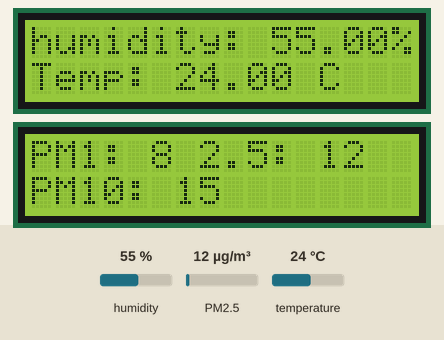
Simulated run of this sketch. Board: Arduino Uno, built with avr-gcc and run on an emulated ATmega328P. On the bench: 2 × 16×2 character LCD. The inputs (shaded band) are chosen by the test bench; at power-on: humidity 55 %, PM2.5 12 µg/m³, temperature 24 °C. What the sketch prints to the serial monitor is not drawn.

Above: at 1.7 s.
1.8 s: humidity set to 22 %
At 4.6 s:
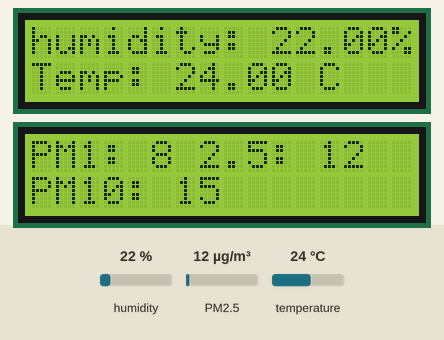
5.6 s: PM2.5 set to 6 µg/m³
At 6.7 s:
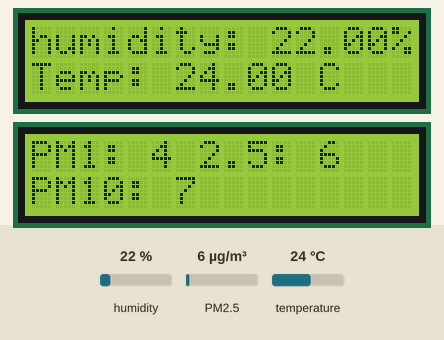
7.7 s: temperature set to 12 °C
At 10.4 s:
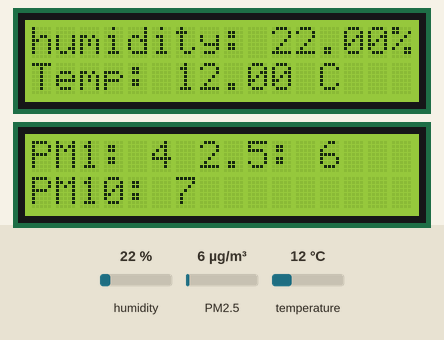
11.6 s: PM2.5 set to 75 µg/m³
At 12.8 s:
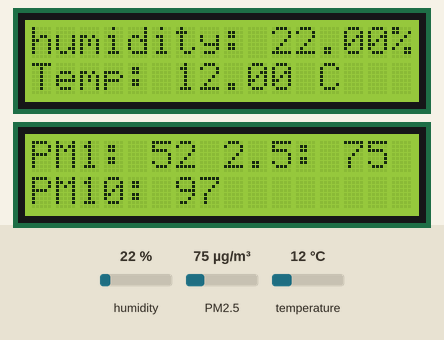
13.7 s: humidity set to 40 %
At 17.3 s:
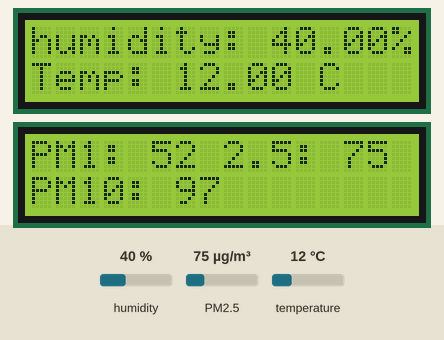
17.6 s: PM2.5 set to 150 µg/m³
At 18.7 s:
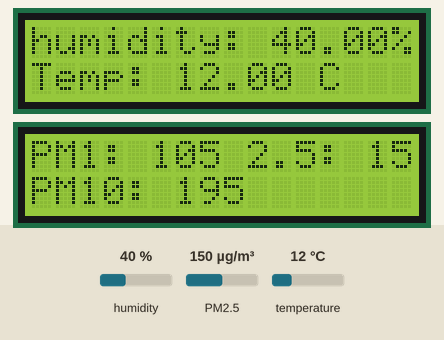
Timing chart, 0 to 20.6 s (numbered marks = the images above; inputs shaded):
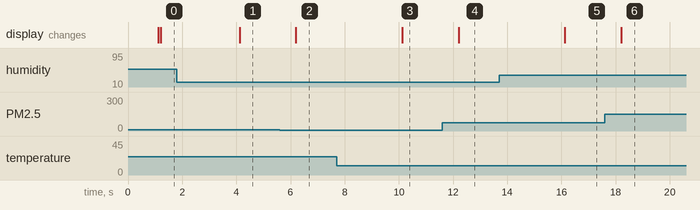

The sketch:

pms_version_3.ino
```cpp
#include <LiquidCrystal_I2C.h>
#include "DHT.h"
#include "PMS.h"

LiquidCrystal_I2C lcd1(0x26, 16, 2);
LiquidCrystal_I2C lcd2(0x27, 16, 2);

PMS pms(Serial);
PMS::DATA data;
DHT dht;

float humidity;
float temperature;

void setup() {
  Serial.begin(9600);

  lcd1.begin();
  lcd1.backlight();
  lcd2.begin();
  lcd2.backlight();

  dht.setup(2); // data pin 2
}

void loop() {
  if (pms.read(data)) {
    humidity = dht.getHumidity(); // ดึงค่าความชื้น
    temperature = dht.getTemperature(); // ดึงค่าอุณหภูมิ
    log();
    LCD1(); // สั่งให้ไปทำงานในฟังก์ชั่น LCD1
    LCD2(); // สั่งให้ไปทำงานในฟังก์ชั่น LCD2
  }
}

void LCD1() {
  if (!isnan(humidity) || !isnan(temperature)){
  lcd1.begin();
  lcd1.clear();

  lcd1.setCursor(0, 0);
  lcd1.print("humidity: " + String(humidity) + "%");

  lcd1.setCursor(0, 1);
  lcd1.print("Temp: " + String(temperature) + " C");
  }
}

void LCD2() {
  lcd2.begin();
  Serial.println();
  lcd2.clear();

  lcd2.setCursor(0, 0);
  lcd2.print(String("PM1: ") + String(data.PM_AE_UG_1_0) +  String(" 2.5: ") + String(data.PM_AE_UG_2_5));

  lcd2.setCursor(0, 1);
  lcd2.print(String("PM10: ") + String(data.PM_AE_UG_10_0));
}

void log() {
  Serial.print(dht.getStatusString());
  Serial.print("\t");
  Serial.print(humidity, 1);
  Serial.print("\t\t");
  Serial.print(temperature, 1);
  Serial.print("\t\t");
  Serial.println(dht.toFahrenheit(temperature), 1);

  Serial.print("PM 1.0 (ug/m3): ");
  Serial.println(data.PM_AE_UG_1_0);

  Serial.print("PM 2.5 (ug/m3): ");
  Serial.println(data.PM_AE_UG_2_5);

  Serial.print("PM 10.0 (ug/m3): ");
  Serial.println(data.PM_AE_UG_10_0);
}
```

Measured:
- after the input at 1.8 s, the display: changes after 2.3 s (image 1)
- after the input at 5.6 s, the display: changes after 0.60 s (image 2)
- after the input at 7.7 s, the display: changes after 2.4 s (image 3)
- after the input at 11.6 s, the display: changes after 0.61 s (image 4)
- after the input at 13.7 s, the display: changes after 2.4 s (image 5)
- after the input at 17.6 s, the display: changes after 0.61 s (image 6)
